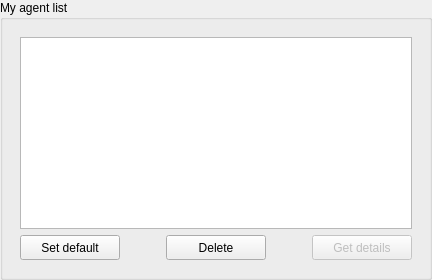
                 <widget class="QGroupBox" name="agentListGpBox">
                  <property name="autoFillBackground">
                   <bool>false</bool>
                  </property>
                  <property name="title">
                   <string>My agent list</string>
                  </property>
                  <layout class="QVBoxLayout" name="verticalLayout_5">
                   <item>
                    <layout class="QGridLayout" name="gridLayout">
                     <property name="leftMargin">
                      <number>6</number>
                     </property>
                     <property name="topMargin">
                      <number>6</number>
                     </property>
                     <property name="rightMargin">
                      <number>6</number>
                     </property>
                     <property name="bottomMargin">
                      <number>6</number>
                     </property>
                     <item row="1" column="0">
                      <layout class="QHBoxLayout" name="horizontalLayout_4">
                       <item>
                        <widget class="QPushButton" name="agSetDefBtn">
                         <property name="minimumSize">
                          <size>
                           <width>100</width>
                           <height>25</height>
                          </size>
                         </property>
                         <property name="text">
                          <string>Set default</string>
                         </property>
                        </widget>
                       </item>
                       <item>
                        <spacer name="horizontalSpacer">
                         <property name="orientation">
                          <enum>Qt::Horizontal</enum>
                         </property>
                         <property name="sizeType">
                          <enum>QSizePolicy::Fixed</enum>
                         </property>
                         <property name="sizeHint" stdset="0">
                          <size>
                           <width>40</width>
                           <height>25</height>
                          </size>
                         </property>
                        </spacer>
                       </item>
                       <item>
                        <widget class="QPushButton" name="deleteAgBtn">
                         <property name="sizePolicy">
                          <sizepolicy hsizetype="Minimum" vsizetype="Fixed">
                           <horstretch>0</horstretch>
                           <verstretch>0</verstretch>
                          </sizepolicy>
                         </property>
                         <property name="minimumSize">
                          <size>
                           <width>100</width>
                           <height>25</height>
                          </size>
                         </property>
                         <property name="text">
                          <string>Delete</string>
                         </property>
                        </widget>
                       </item>
                       <item>
                        <spacer name="horizontalSpacer_2">
                         <property name="orientation">
                          <enum>Qt::Horizontal</enum>
                         </property>
                         <property name="sizeType">
                          <enum>QSizePolicy::Fixed</enum>
                         </property>
                         <property name="sizeHint" stdset="0">
                          <size>
                           <width>40</width>
                           <height>25</height>
                          </size>
                         </property>
                        </spacer>
                       </item>
                       <item>
                        <widget class="QPushButton" name="getAgDetailsBtn">
                         <property name="enabled">
                          <bool>false</bool>
                         </property>
                         <property name="minimumSize">
                          <size>
                           <width>100</width>
                           <height>25</height>
                          </size>
                         </property>
                         <property name="text">
                          <string>Get details</string>
                         </property>
                        </widget>
                       </item>
                       <item>
                        <spacer name="horizontalSpacer_6">
                         <property name="orientation">
                          <enum>Qt::Horizontal</enum>
                         </property>
                         <property name="sizeHint" stdset="0">
                          <size>
                           <width>0</width>
                           <height>20</height>
                          </size>
                         </property>
                        </spacer>
                       </item>
                      </layout>
                     </item>
                     <item row="0" column="0">
                      <widget class="QListView" name="agentList">
                       <property name="editTriggers">
                        <set>QAbstractItemView::NoEditTriggers</set>
                       </property>
                       <property name="isWrapping" stdset="0">
                        <bool>false</bool>
                       </property>
                       <property name="resizeMode">
                        <enum>QListView::Adjust</enum>
                       </property>
                       <property name="layoutMode">
                        <enum>QListView::SinglePass</enum>
                       </property>
                       <property name="spacing">
                        <number>0</number>
                       </property>
                       <property name="modelColumn">
                        <number>0</number>
                       </property>
                       <property name="uniformItemSizes">
                        <bool>false</bool>
                       </property>
                      </widget>
                     </item>
                    </layout>
                   </item>
                  </layout>
                 </widget>
